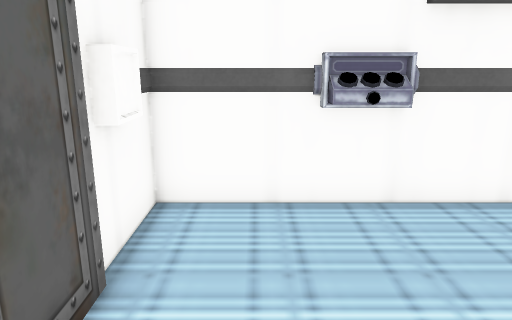
[1] (above)

12 first-person views from a walk through a Unity game level. The camera is 1.3 m above the floor, tilts 14° down and sees 70° across. The floor is counted in squares, 0.5 m on a side. Each view is taken from the middle of a square. On the plan, view 1 faces up. The plan holds only what a view shows up to about 20 squares ahead; the rest is blank. The place goes on beyond the plan. Door leaves are left out, so doorways stand open. Some surface patterns are stand-ins.

[2]
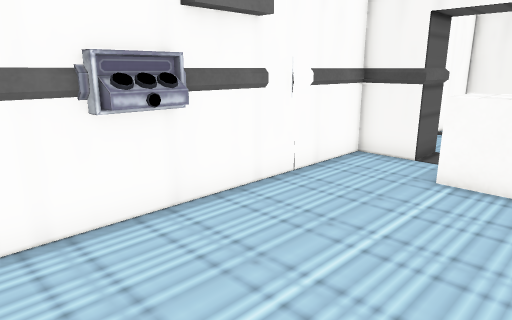

[3]
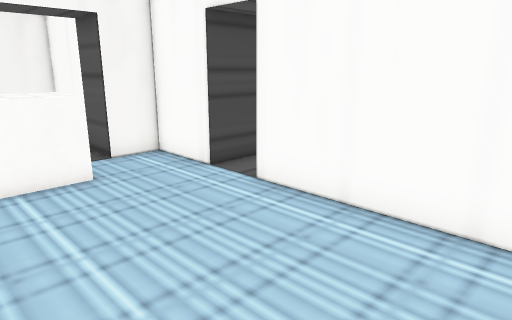

[4]
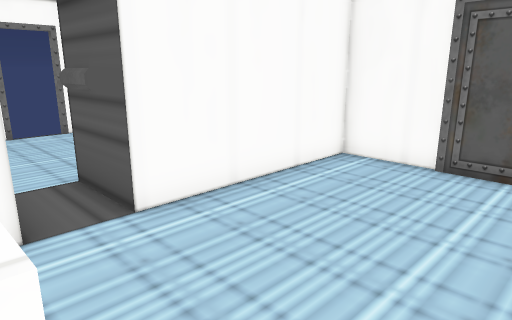

[5]
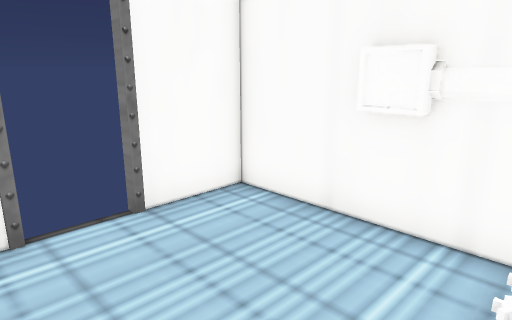

[6]
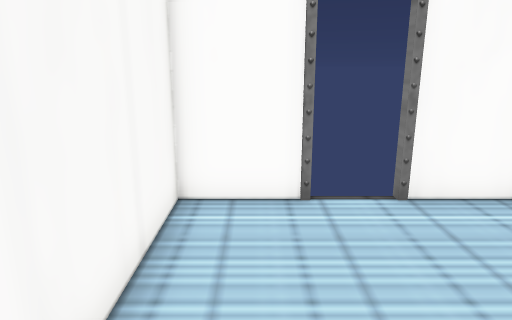

[7]
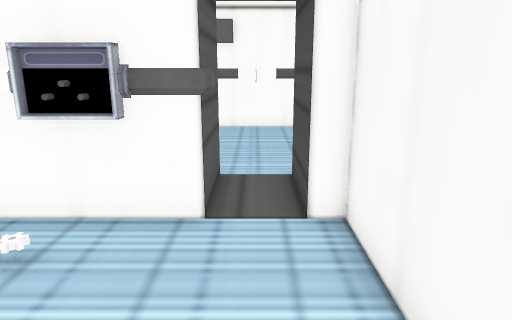

[8]
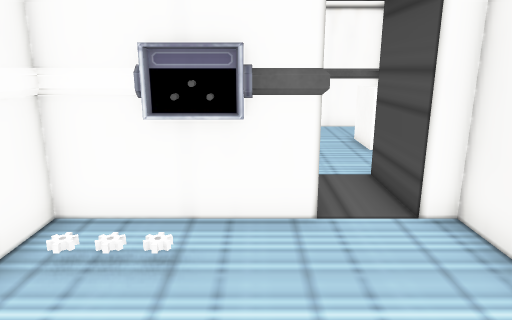

[9]
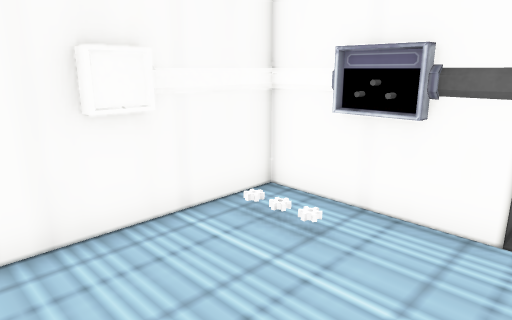

[10]
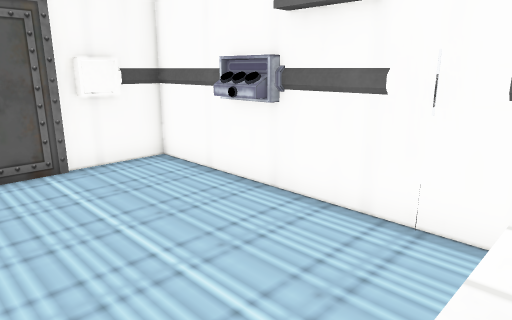

[11]
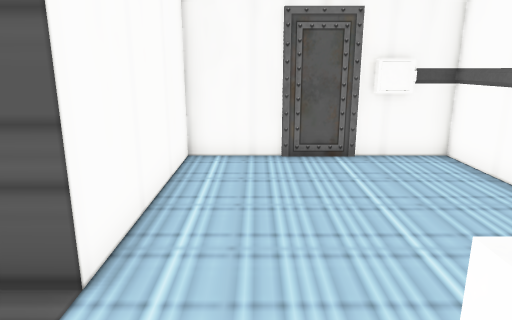

[12]
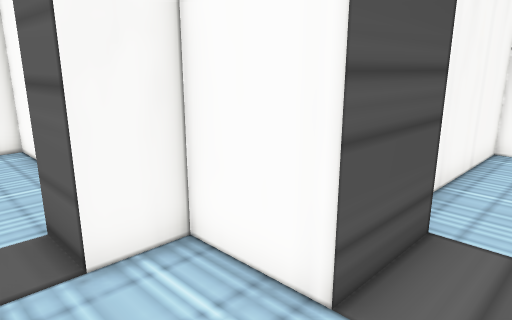

### Floor plan
Points are (right, up) in squares from view 1. A wall is a line through its corners. A room is listed if a view was taken in it or the views show most of it. See-through windows are left out.
Room 1 (views 1, 2, 3, 4, 10, 11, 12)
walls: (-1.8, 4.5) (-1.8, -1.1); (-2.1, -1.1) (5.1, -1.1); (6.9, -3.9) (6.9, -1.1) (9.6, -1.1) (9.6, 0.5) (11.3, 0.5); (11.4, 5) (9.6, 5) (9.6, 6.9) (-1.8, 6.9) (-1.8, 5.4)
ways out: open door at (6, -2.5) to room 2
objects: other object (1, 6) to (3, 7); other object (6, 7); other object (8, 2) to (10, 4)
Room 2 (views 5, 6, 7, 8, 9)
walls: (0.4, -8.4) (0.4, -11.1) (3.1, -11.1); (4.9, -11.1) (7.6, -11.1) (7.6, -3.9); (5.1, -1.1) (5.1, -3.9) (0.4, -3.9) (0.4, -6.6)
ways out: open door at (6, -2.5) to room 1; open door at (4, -11)
objects: other object (0, -8) to (1, -7); other object (3, -4)

Positions as (right, up) in squares from view 1, and headings:
1: (0, 0), facing up
2: (-1, 1), facing up-right
3: (-1, 5), facing down-right
4: (8, 5), facing down-left
5: (6, -5), facing down-left
6: (6, -4), facing down
7: (6, -10), facing up
8: (4, -10), facing up
9: (6, -10), facing up-left
10: (8, 1), facing up-left
11: (9, 1), facing left
12: (5, 2), facing down-right
